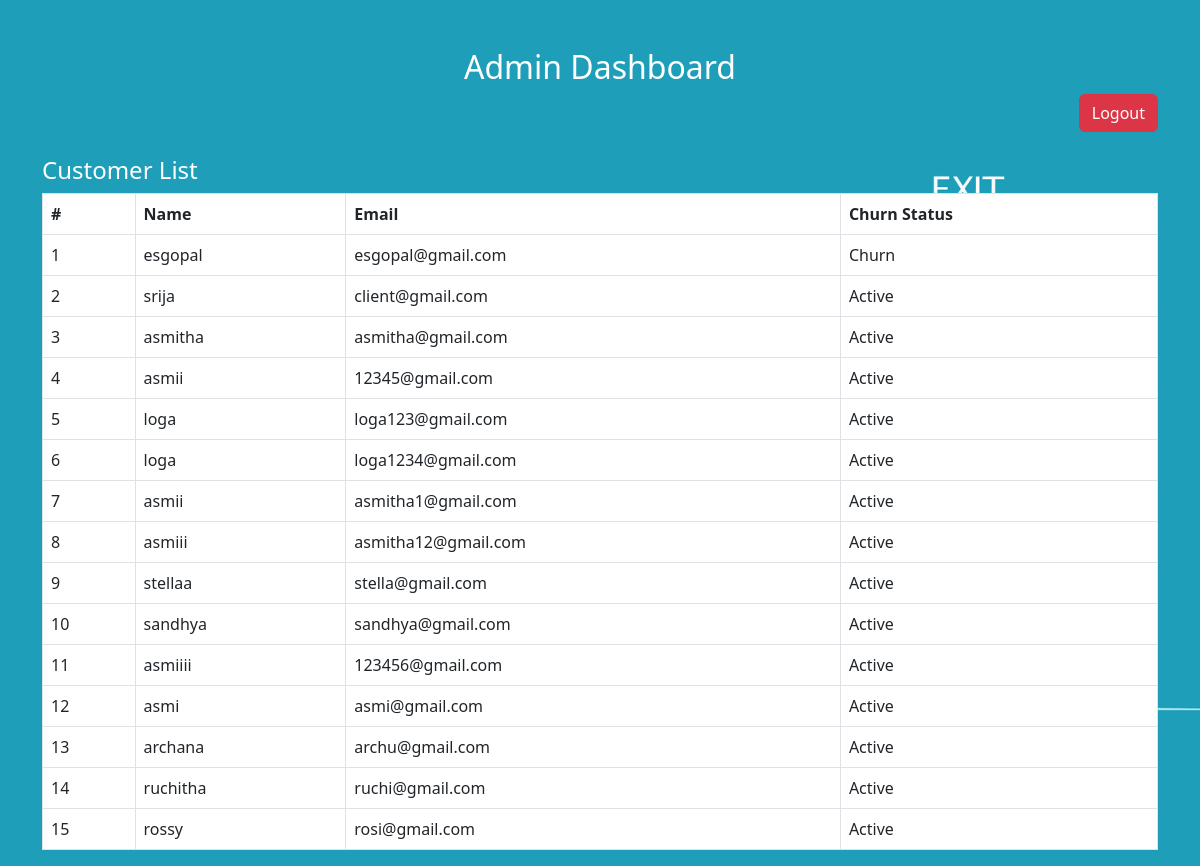
The page /admin_dashboard (signed in) on the database its author committed.
### tables this page shows
CREATE TABLE customers (
            id INTEGER PRIMARY KEY AUTOINCREMENT,
            name TEXT,
            email TEXT UNIQUE,
            password TEXT,
            churn_status TEXT DEFAULT 'Active'
        );

### app.py (the view)
@app.route("/admin_dashboard")
def admin_dashboard():
    if "admin" in session:
        with sqlite3.connect("churn.db") as con:
            cur = con.cursor()
            cur.execute("SELECT * FROM customers")
            customers = cur.fetchall()
        return render_template("admin_dashboard.html", customers=customers)
    return redirect(url_for("admin_login"))

### templates/admin_dashboard.html (shortened to what this page needs)
<!DOCTYPE html>
<html lang="en">
<head>
    <link rel="stylesheet" href="https://cdn.jsdelivr.net/npm/bootstrap@5.3.0/dist/css/bootstrap.min.css">
</head>
<body>
    <div class="container mt-5">
        <h2 class="text-center">Admin Dashboard</h2>
        <div class="text-end mb-4">
            <a href="/admin_login" class="btn btn-danger">Logout</a>
        </div>
        <h4>Customer List</h4>
        <table class="table table-bordered">
            <thead>
                <tr>
                    <th>#</th>
                    <th>Name</th>
                    <th>Email</th>
                    <th>Churn Status</th>
                </tr>
            </thead>
            <tbody>
                {% for customer in customers %}
                    <tr>
                        <td>{{ loop.index }}</td>
                        <td>{{ customer[1] }}</td>
                        <td>{{ customer[2] }}</td>
                        <td>{{ customer[4] }}</td>
                    </tr>
                {% endfor %}
            </tbody>
        </table>
    </div>
</body>
</html>

### templates/admin_dashboard.html (style rules this page uses)
body { background-image: url('/static/1.jpg'); background-size: cover; background-position: center; color: white; }

### rows shown on the page
customers: name "esgopal", email "esgopal@gmail.com", churn_status "Churn"
customers: name "srija", email "client@gmail.com", churn_status "Active"
customers: name "asmitha", email "asmitha@gmail.com", churn_status "Active"
customers: name "asmii", email "12345@gmail.com", churn_status "Active"
customers: name "loga", email "loga123@gmail.com", churn_status "Active"
customers: name "loga", email "loga1234@gmail.com", churn_status "Active"
customers: name "asmii", email "asmitha1@gmail.com", churn_status "Active"
customers: name "asmiii", email "asmitha12@gmail.com", churn_status "Active"
customers: name "stellaa", email "stella@gmail.com", churn_status "Active"
customers: name "sandhya", email "sandhya@gmail.com", churn_status "Active"
customers: name "asmiiii", email "123456@gmail.com", churn_status "Active"
customers: name "asmi", email "asmi@gmail.com", churn_status "Active"
customers: name "archana", email "archu@gmail.com", churn_status "Active"
customers: name "ruchitha", email "ruchi@gmail.com", churn_status "Active"
customers: name "rossy", email "rosi@gmail.com", churn_status "Active"
